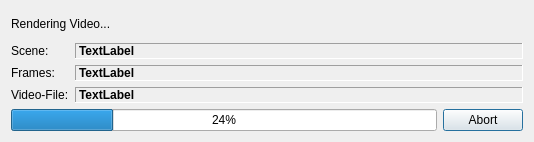
<?xml version="1.0" encoding="UTF-8"?>
<ui version="4.0">
 <class>ReleaseDialog</class>
 <widget class="QDialog" name="ReleaseDialog">
  <property name="geometry">
   <rect>
    <x>0</x>
    <y>0</y>
    <width>534</width>
    <height>142</height>
   </rect>
  </property>
  <property name="windowTitle">
   <string>Release</string>
  </property>
  <layout class="QVBoxLayout" name="verticalLayout">
   <item>
    <widget class="QLabel" name="label">
     <property name="text">
      <string>Rendering Video...</string>
     </property>
    </widget>
   </item>
   <item>
    <layout class="QFormLayout" name="formLayout">
     <item row="0" column="0">
      <widget class="QLabel" name="label_2">
       <property name="text">
        <string>Scene:</string>
       </property>
      </widget>
     </item>
     <item row="2" column="0">
      <widget class="QLabel" name="label_3">
       <property name="text">
        <string>Video-File:</string>
       </property>
      </widget>
     </item>
     <item row="0" column="1">
      <widget class="QLabel" name="sceneName">
       <property name="sizePolicy">
        <sizepolicy hsizetype="Expanding" vsizetype="Maximum">
         <horstretch>0</horstretch>
         <verstretch>0</verstretch>
        </sizepolicy>
       </property>
       <property name="font">
        <font>
         <weight>75</weight>
         <bold>true</bold>
        </font>
       </property>
       <property name="frameShape">
        <enum>QFrame::Panel</enum>
       </property>
       <property name="frameShadow">
        <enum>QFrame::Sunken</enum>
       </property>
       <property name="text">
        <string>TextLabel</string>
       </property>
      </widget>
     </item>
     <item row="2" column="1">
      <widget class="QLabel" name="videoFile">
       <property name="sizePolicy">
        <sizepolicy hsizetype="Expanding" vsizetype="Maximum">
         <horstretch>0</horstretch>
         <verstretch>0</verstretch>
        </sizepolicy>
       </property>
       <property name="font">
        <font>
         <weight>75</weight>
         <bold>true</bold>
        </font>
       </property>
       <property name="frameShape">
        <enum>QFrame::Panel</enum>
       </property>
       <property name="frameShadow">
        <enum>QFrame::Sunken</enum>
       </property>
       <property name="text">
        <string>TextLabel</string>
       </property>
      </widget>
     </item>
     <item row="1" column="0">
      <widget class="QLabel" name="label_4">
       <property name="text">
        <string>Frames:</string>
       </property>
      </widget>
     </item>
     <item row="1" column="1">
      <widget class="QLabel" name="frameCount">
       <property name="sizePolicy">
        <sizepolicy hsizetype="Expanding" vsizetype="Maximum">
         <horstretch>0</horstretch>
         <verstretch>0</verstretch>
        </sizepolicy>
       </property>
       <property name="font">
        <font>
         <weight>75</weight>
         <bold>true</bold>
        </font>
       </property>
       <property name="frameShape">
        <enum>QFrame::Panel</enum>
       </property>
       <property name="frameShadow">
        <enum>QFrame::Sunken</enum>
       </property>
       <property name="text">
        <string>TextLabel</string>
       </property>
      </widget>
     </item>
    </layout>
   </item>
   <item>
    <layout class="QHBoxLayout" name="horizontalLayout">
     <item>
      <widget class="QProgressBar" name="progressBar">
       <property name="value">
        <number>24</number>
       </property>
      </widget>
     </item>
     <item>
      <widget class="QPushButton" name="abortButton">
       <property name="text">
        <string>Abort</string>
       </property>
      </widget>
     </item>
    </layout>
   </item>
  </layout>
 </widget>
 <resources/>
 <connections/>
</ui>
